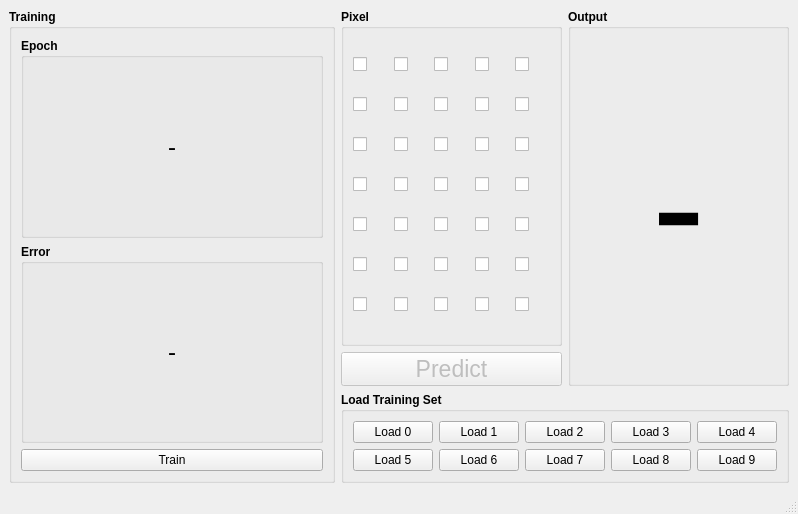
<?xml version="1.0" encoding="UTF-8"?>
<ui version="4.0">
 <class>MainWindow</class>
 <widget class="QMainWindow" name="MainWindow">
  <property name="geometry">
   <rect>
    <x>0</x>
    <y>0</y>
    <width>798</width>
    <height>514</height>
   </rect>
  </property>
  <property name="minimumSize">
   <size>
    <width>798</width>
    <height>514</height>
   </size>
  </property>
  <property name="maximumSize">
   <size>
    <width>16777215</width>
    <height>16777215</height>
   </size>
  </property>
  <property name="windowTitle">
   <string>Number Prediction</string>
  </property>
  <widget class="QWidget" name="centralwidget">
   <layout class="QVBoxLayout" name="verticalLayout_4">
    <item>
     <layout class="QHBoxLayout" name="horizontalLayout">
      <item>
       <widget class="QGroupBox" name="groupBoxTraining">
        <property name="font">
         <font>
          <weight>75</weight>
          <bold>true</bold>
         </font>
        </property>
        <property name="title">
         <string>Training</string>
        </property>
        <layout class="QVBoxLayout" name="verticalLayout">
         <item>
          <widget class="QGroupBox" name="groupBoxEpoch">
           <property name="title">
            <string>Epoch</string>
           </property>
           <layout class="QVBoxLayout" name="verticalLayout_6">
            <item>
             <widget class="QLabel" name="labelEpoch">
              <property name="font">
               <font>
                <pointsize>18</pointsize>
                <weight>50</weight>
                <bold>false</bold>
               </font>
              </property>
              <property name="text">
               <string>-</string>
              </property>
              <property name="alignment">
               <set>Qt::AlignCenter</set>
              </property>
             </widget>
            </item>
           </layout>
          </widget>
         </item>
         <item>
          <widget class="QGroupBox" name="groupBoxError">
           <property name="title">
            <string>Error</string>
           </property>
           <layout class="QVBoxLayout" name="verticalLayout_7">
            <item>
             <widget class="QLabel" name="labelError">
              <property name="font">
               <font>
                <pointsize>18</pointsize>
                <weight>50</weight>
                <bold>false</bold>
               </font>
              </property>
              <property name="text">
               <string>-</string>
              </property>
              <property name="alignment">
               <set>Qt::AlignCenter</set>
              </property>
             </widget>
            </item>
           </layout>
          </widget>
         </item>
         <item>
          <widget class="QPushButton" name="pushButtonTrain">
           <property name="font">
            <font>
             <weight>50</weight>
             <bold>false</bold>
            </font>
           </property>
           <property name="text">
            <string>Train</string>
           </property>
          </widget>
         </item>
        </layout>
       </widget>
      </item>
      <item>
       <layout class="QVBoxLayout" name="verticalLayoutRunning">
        <item>
         <layout class="QHBoxLayout" name="horizontalLayoutPixelPredictOutput">
          <item>
           <layout class="QVBoxLayout" name="verticalLayout_5">
            <item>
             <widget class="QGroupBox" name="groupBoxPixel">
              <property name="sizePolicy">
               <sizepolicy hsizetype="Preferred" vsizetype="Preferred">
                <horstretch>0</horstretch>
                <verstretch>0</verstretch>
               </sizepolicy>
              </property>
              <property name="font">
               <font>
                <weight>75</weight>
                <bold>true</bold>
               </font>
              </property>
              <property name="title">
               <string>Pixel</string>
              </property>
              <layout class="QGridLayout" name="gridLayout">
               <item row="0" column="4">
                <widget class="QCheckBox" name="checkBox_5">
                 <property name="text">
                  <string/>
                 </property>
                </widget>
               </item>
               <item row="1" column="1">
                <widget class="QCheckBox" name="checkBox_7">
                 <property name="text">
                  <string/>
                 </property>
                </widget>
               </item>
               <item row="4" column="4">
                <widget class="QCheckBox" name="checkBox_25">
                 <property name="text">
                  <string/>
                 </property>
                </widget>
               </item>
               <item row="1" column="2">
                <widget class="QCheckBox" name="checkBox_8">
                 <property name="text">
                  <string/>
                 </property>
                </widget>
               </item>
               <item row="2" column="3">
                <widget class="QCheckBox" name="checkBox_14">
                 <property name="text">
                  <string/>
                 </property>
                </widget>
               </item>
               <item row="0" column="0">
                <widget class="QCheckBox" name="checkBox_1">
                 <property name="text">
                  <string/>
                 </property>
                </widget>
               </item>
               <item row="0" column="1">
                <widget class="QCheckBox" name="checkBox_2">
                 <property name="text">
                  <string/>
                 </property>
                </widget>
               </item>
               <item row="6" column="3">
                <widget class="QCheckBox" name="checkBox_34">
                 <property name="text">
                  <string/>
                 </property>
                </widget>
               </item>
               <item row="1" column="3">
                <widget class="QCheckBox" name="checkBox_9">
                 <property name="text">
                  <string/>
                 </property>
                </widget>
               </item>
               <item row="0" column="2">
                <widget class="QCheckBox" name="checkBox_3">
                 <property name="text">
                  <string/>
                 </property>
                </widget>
               </item>
               <item row="6" column="0">
                <widget class="QCheckBox" name="checkBox_31">
                 <property name="text">
                  <string/>
                 </property>
                </widget>
               </item>
               <item row="5" column="1">
                <widget class="QCheckBox" name="checkBox_27">
                 <property name="text">
                  <string/>
                 </property>
                </widget>
               </item>
               <item row="6" column="1">
                <widget class="QCheckBox" name="checkBox_32">
                 <property name="text">
                  <string/>
                 </property>
                </widget>
               </item>
               <item row="5" column="2">
                <widget class="QCheckBox" name="checkBox_28">
                 <property name="text">
                  <string/>
                 </property>
                </widget>
               </item>
               <item row="2" column="4">
                <widget class="QCheckBox" name="checkBox_15">
                 <property name="text">
                  <string/>
                 </property>
                </widget>
               </item>
               <item row="5" column="0">
                <widget class="QCheckBox" name="checkBox_26">
                 <property name="text">
                  <string/>
                 </property>
                </widget>
               </item>
               <item row="6" column="4">
                <widget class="QCheckBox" name="checkBox_35">
                 <property name="text">
                  <string/>
                 </property>
                </widget>
               </item>
               <item row="5" column="4">
                <widget class="QCheckBox" name="checkBox_30">
                 <property name="text">
                  <string/>
                 </property>
                </widget>
               </item>
               <item row="0" column="3">
                <widget class="QCheckBox" name="checkBox_4">
                 <property name="text">
                  <string/>
                 </property>
                </widget>
               </item>
               <item row="2" column="1">
                <widget class="QCheckBox" name="checkBox_12">
                 <property name="text">
                  <string/>
                 </property>
                </widget>
               </item>
               <item row="1" column="4">
                <widget class="QCheckBox" name="checkBox_10">
                 <property name="text">
                  <string/>
                 </property>
                </widget>
               </item>
               <item row="2" column="0">
                <widget class="QCheckBox" name="checkBox_11">
                 <property name="text">
                  <string/>
                 </property>
                </widget>
               </item>
               <item row="2" column="2">
                <widget class="QCheckBox" name="checkBox_13">
                 <property name="text">
                  <string/>
                 </property>
                </widget>
               </item>
               <item row="6" column="2">
                <widget class="QCheckBox" name="checkBox_33">
                 <property name="text">
                  <string/>
                 </property>
                </widget>
               </item>
               <item row="3" column="3">
                <widget class="QCheckBox" name="checkBox_19">
                 <property name="text">
                  <string/>
                 </property>
                </widget>
               </item>
               <item row="4" column="2">
                <widget class="QCheckBox" name="checkBox_23">
                 <property name="text">
                  <string/>
                 </property>
                </widget>
               </item>
               <item row="5" column="3">
                <widget class="QCheckBox" name="checkBox_29">
                 <property name="text">
                  <string/>
                 </property>
                </widget>
               </item>
               <item row="4" column="0">
                <widget class="QCheckBox" name="checkBox_21">
                 <property name="text">
                  <string/>
                 </property>
                </widget>
               </item>
               <item row="3" column="0">
                <widget class="QCheckBox" name="checkBox_16">
                 <property name="text">
                  <string/>
                 </property>
                </widget>
               </item>
               <item row="4" column="1">
                <widget class="QCheckBox" name="checkBox_22">
                 <property name="text">
                  <string/>
                 </property>
                </widget>
               </item>
               <item row="3" column="4">
                <widget class="QCheckBox" name="checkBox_20">
                 <property name="text">
                  <string/>
                 </property>
                </widget>
               </item>
               <item row="3" column="2">
                <widget class="QCheckBox" name="checkBox_18">
                 <property name="text">
                  <string/>
                 </property>
                </widget>
               </item>
               <item row="3" column="1">
                <widget class="QCheckBox" name="checkBox_17">
                 <property name="text">
                  <string/>
                 </property>
                </widget>
               </item>
               <item row="4" column="3">
                <widget class="QCheckBox" name="checkBox_24">
                 <property name="text">
                  <string/>
                 </property>
                </widget>
               </item>
               <item row="1" column="0">
                <widget class="QCheckBox" name="checkBox_6">
                 <property name="text">
                  <string/>
                 </property>
                </widget>
               </item>
              </layout>
             </widget>
            </item>
            <item>
             <widget class="QPushButton" name="pushButtonPredict">
              <property name="enabled">
               <bool>false</bool>
              </property>
              <property name="sizePolicy">
               <sizepolicy hsizetype="Preferred" vsizetype="Fixed">
                <horstretch>0</horstretch>
                <verstretch>0</verstretch>
               </sizepolicy>
              </property>
              <property name="font">
               <font>
                <pointsize>17</pointsize>
                <weight>50</weight>
                <bold>false</bold>
               </font>
              </property>
              <property name="text">
               <string>Predict</string>
              </property>
             </widget>
            </item>
           </layout>
          </item>
          <item>
           <widget class="QGroupBox" name="groupBoxOutput">
            <property name="sizePolicy">
             <sizepolicy hsizetype="Preferred" vsizetype="Preferred">
              <horstretch>0</horstretch>
              <verstretch>0</verstretch>
             </sizepolicy>
            </property>
            <property name="font">
             <font>
              <weight>75</weight>
              <bold>true</bold>
             </font>
            </property>
            <property name="title">
             <string>Output</string>
            </property>
            <layout class="QHBoxLayout" name="horizontalLayout_6">
             <item>
              <widget class="QLabel" name="labelOutput">
               <property name="font">
                <font>
                 <pointsize>120</pointsize>
                 <weight>50</weight>
                 <bold>false</bold>
                </font>
               </property>
               <property name="text">
                <string>-</string>
               </property>
               <property name="alignment">
                <set>Qt::AlignCenter</set>
               </property>
              </widget>
             </item>
            </layout>
           </widget>
          </item>
         </layout>
        </item>
        <item>
         <widget class="QGroupBox" name="groupBoxLoadTrainingSet">
          <property name="sizePolicy">
           <sizepolicy hsizetype="Minimum" vsizetype="Fixed">
            <horstretch>0</horstretch>
            <verstretch>0</verstretch>
           </sizepolicy>
          </property>
          <property name="font">
           <font>
            <weight>75</weight>
            <bold>true</bold>
           </font>
          </property>
          <property name="title">
           <string>Load Training Set</string>
          </property>
          <layout class="QVBoxLayout" name="verticalLayout_2">
           <item>
            <layout class="QHBoxLayout" name="horizontalLayout04">
             <item>
              <widget class="QPushButton" name="pushButtonLoad0">
               <property name="font">
                <font>
                 <weight>50</weight>
                 <bold>false</bold>
                </font>
               </property>
               <property name="text">
                <string>Load 0</string>
               </property>
              </widget>
             </item>
             <item>
              <widget class="QPushButton" name="pushButtonLoad1">
               <property name="font">
                <font>
                 <weight>50</weight>
                 <bold>false</bold>
                </font>
               </property>
               <property name="text">
                <string>Load 1</string>
               </property>
              </widget>
             </item>
             <item>
              <widget class="QPushButton" name="pushButtonLoad2">
               <property name="font">
                <font>
                 <weight>50</weight>
                 <bold>false</bold>
                </font>
               </property>
               <property name="text">
                <string>Load 2</string>
               </property>
              </widget>
             </item>
             <item>
              <widget class="QPushButton" name="pushButtonLoad3">
               <property name="font">
                <font>
                 <weight>50</weight>
                 <bold>false</bold>
                </font>
               </property>
               <property name="text">
                <string>Load 3</string>
               </property>
              </widget>
             </item>
             <item>
              <widget class="QPushButton" name="pushButtonLoad4">
               <property name="font">
                <font>
                 <weight>50</weight>
                 <bold>false</bold>
                </font>
               </property>
               <property name="text">
                <string>Load 4</string>
               </property>
              </widget>
             </item>
            </layout>
           </item>
           <item>
            <layout class="QHBoxLayout" name="horizontalLayout59">
             <item>
              <widget class="QPushButton" name="pushButtonLoad5">
               <property name="font">
                <font>
                 <weight>50</weight>
                 <bold>false</bold>
                </font>
               </property>
               <property name="text">
                <string>Load 5</string>
               </property>
              </widget>
             </item>
             <item>
              <widget class="QPushButton" name="pushButtonLoad6">
               <property name="font">
                <font>
                 <weight>50</weight>
                 <bold>false</bold>
                </font>
               </property>
               <property name="text">
                <string>Load 6</string>
               </property>
              </widget>
             </item>
             <item>
              <widget class="QPushButton" name="pushButtonLoad7">
               <property name="font">
                <font>
                 <weight>50</weight>
                 <bold>false</bold>
                </font>
               </property>
               <property name="text">
                <string>Load 7</string>
               </property>
              </widget>
             </item>
             <item>
              <widget class="QPushButton" name="pushButtonLoad8">
               <property name="font">
                <font>
                 <weight>50</weight>
                 <bold>false</bold>
                </font>
               </property>
               <property name="text">
                <string>Load 8</string>
               </property>
              </widget>
             </item>
             <item>
              <widget class="QPushButton" name="pushButtonLoad9">
               <property name="font">
                <font>
                 <weight>50</weight>
                 <bold>false</bold>
                </font>
               </property>
               <property name="text">
                <string>Load 9</string>
               </property>
              </widget>
             </item>
            </layout>
           </item>
          </layout>
         </widget>
        </item>
       </layout>
      </item>
     </layout>
    </item>
   </layout>
  </widget>
  <widget class="QMenuBar" name="menubar">
   <property name="geometry">
    <rect>
     <x>0</x>
     <y>0</y>
     <width>798</width>
     <height>21</height>
    </rect>
   </property>
  </widget>
  <widget class="QStatusBar" name="statusbar"/>
  <action name="actionClose">
   <property name="text">
    <string>Close</string>
   </property>
  </action>
 </widget>
 <resources/>
 <connections/>
</ui>
